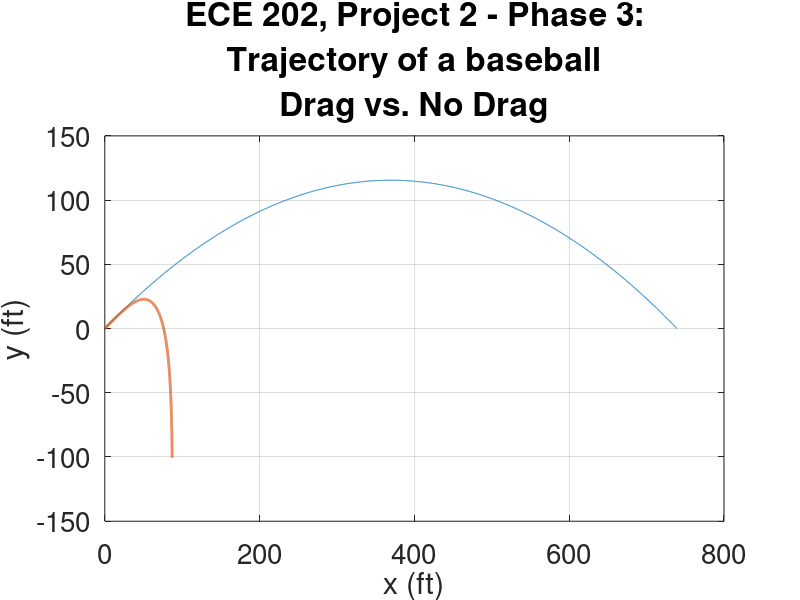

Reproduce this figure in MATLAB. (Note: this script raises an error after producing the figure.)
% Grady Sullivan
% 11/11/19
% ECE 202 Fall 2019, MATLAB Project 2, Phase 3
% hitting a home run, with air resistance, then exporting data to Excel

% In this phase, a matrix with values for time, x, and y are exported to
% Excel for further data analysis

clear
clf

% ----- define given information -----
x0 = 0;
y0 = 0;
theta = 32; % in degrees
tLand = 5.7; % in s
range = 446; % in ft
v0 = 112; % in mph

g = 10; % in m/s^2
m = .145; % in kg

% ----- characteristic calculations ------

mph2mps = 1609.344 / 3600; % convert mph to ft/s
deg2rad = pi /180; % convert degrees to radians
ft2m = 0.3048; % convert ft to m
m2ft = 100/2.54/12; % convert m to ft

v0 = v0 * mph2mps;
theta = 32 * deg2rad;
range = range * ft2m;

v0x = v0 * cos(theta); % x-component of v0
v0y = v0 * sin(theta); % y-component of v0

t_flight = 2 * v0y / g; % time for ball to reach ground, in s
r = v0x * t_flight; % range of baseball, in m

% ----- time array ----- %

tmin = 0;
tmax = t_flight; % time when ball lands
N = 2000; % # of intervals

t = linspace(tmin, tmax, 1+N);

% ----- analytical calculations ----- %

xt = x0 + v0x * t; % x(t), ax = 0 (no drag)
yt = y0 + v0y * t - 1/2 * g * t.^2; % y(t), ay = -g (no drag)

% ----- numeric solution -----

dt = (tmax - tmin) / N;

y = zeros(1, 1+N); % array for y(t)
x = zeros(1, 1+N); % array for x(t)

y(1) = y0; 
vy = v0y; % initialize vy
x(1) = x0;
vx = v0x; % initialize vx

% ----- Adding Drag ----- %

d = 0.074; % in meters - source: https://en.wikipedia.org/wiki/Baseball_(ball)
A = pi * (d / 2)^2; % cross sectional area m^2
C = input('Enter C value: '); % constant for baseball
p_air = 1.225; % in kg/m^3 - source: https://www.thoughtco.com/density-of-air-at-stp-607546

fdragcf = 1/2 * C * p_air * A; % common factor of drag force

for n = 1:N % stop at N
   
   v = (vx^2 + vy^2)^(1/2); % magnitude of velocity
   
   Fnetx = -fdragcf * v * vx; % net force in x direction
   Fnety = -fdragcf * v * vy - m * g; % net force in y direction
   
   ax = Fnetx / m; % acceleration in x direction
   ay = Fnety / m; % acceleration in y direction
   
   x(n+1) = x(n) + vx * dt + 1/2 * ax * dt^2; % value of x at each time interval
   y(n+1) = y(n) + vy * dt + 1/2 * ay * dt^2; % value of y at each time interval
   
   vy = vy + ay * dt; % velocity in x direction
   vx = vx + ax * dt; % velocity in y direction
   
end

% convert back to ft
x = x * m2ft; 
y = y * m2ft;
xt = xt * m2ft;
yt = yt * m2ft;

% ----- plotting ----- %

plot(xt, yt, x, y, 'LineWidth', 2) % plot analytical and numeric
grid on 

set(gca, 'FontSize', 20) % makes fonts size larger for axis

xlabel('x (ft)', 'FontSize', 22)
ylabel('y (ft)', 'FontSize', 22)

title({'ECE 202, Project 2 - Phase 3:',...
    'Trajectory of a baseball',...
    'Drag vs. No Drag'}, 'FontSize', 24)

legend("no drag (C = 0)"," drag (C = " + C + ")", 'Location', 'northeastoutside');

axis([0 750 0 130])

checkx = sum(abs(x - xt)) % should be close to zero
checky = sum(abs(y - yt)) % should be close to zero

% ----- exporting data -----

export = [t; x; y].';
dlmwrite('project2_phase3.txt',export,'delimiter','\t')
